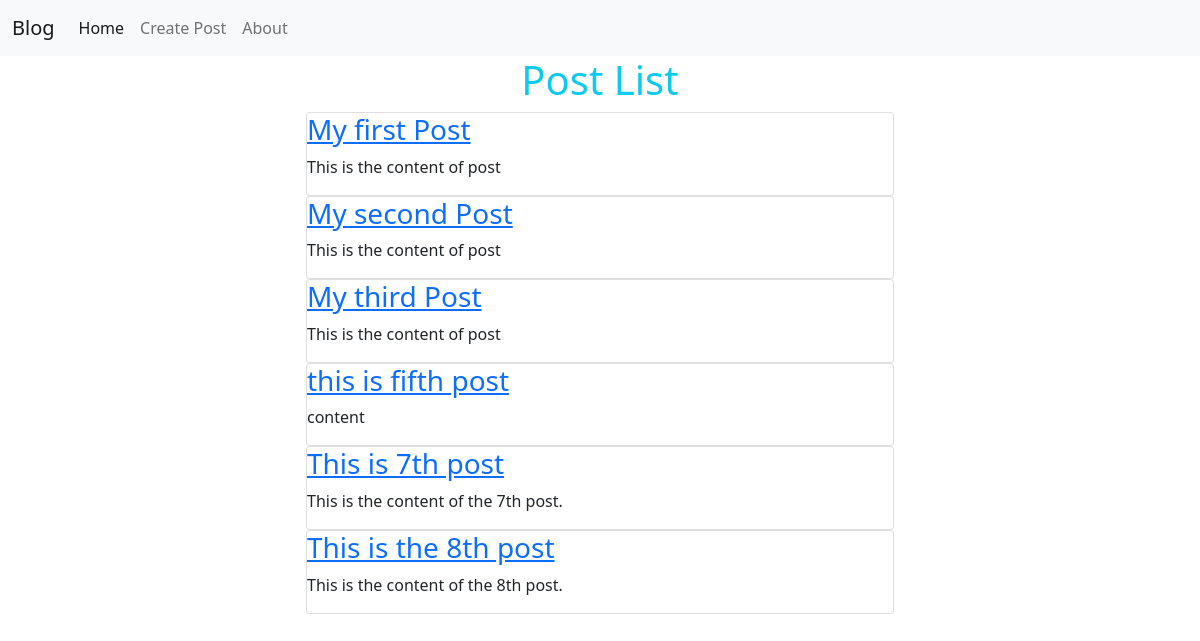
Before: / with the older database file.
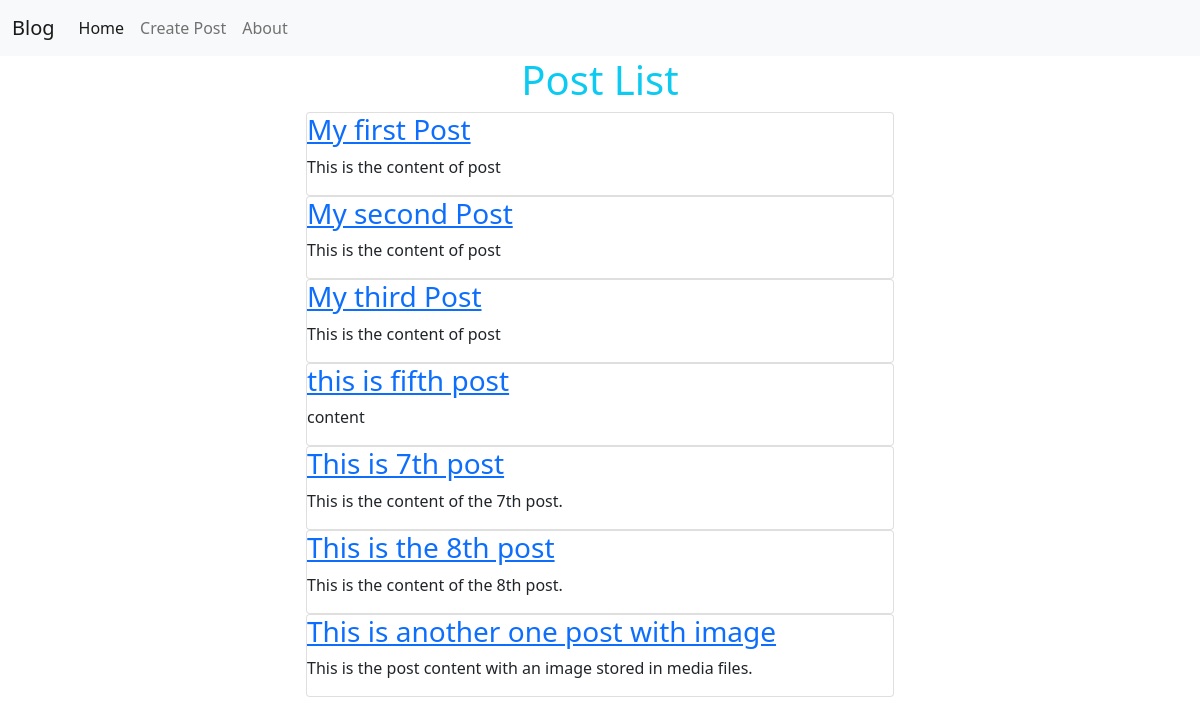
After: the same page with the newer database file.
### post/models.py (models this page shows, shortened)
class Post(models.Model):
    title = models.CharField(max_length=50)
    content = models.TextField()
    image = models.ImageField(upload_to="post", null=True)
    created_at = models.DateTimeField(auto_now_add=True)
    updated_at = models.DateTimeField(auto_now=True)

### post/views.py (the view)
# urls.py: path("", post_list, name="post-list"),
def post_list(request):
    posts = Post.objects.all()
    return render(
        request,
        "post/list.html",
        context={
            "posts": posts,
        },
    )

### templates/post/list.html (shortened to what this page needs)
{% extends "layout/base.html" %}
{% load static %}
{% block content %}
    <div class="row">
        <div class="col-6 offset-3">
            <h1 class="text-center text-info">Post List</h1>
            {% for post in posts %}
                <div class="card">
                    <a href="{% url 'post-detail' post.id %}">
                        <h3 class="card-title">{{ post.title }}</h3>
                    </a>
                    <p class="card-content">{{ post.content }}</p>
                </div>
            {% endfor %}
        </div>
    </div>
{% endblock content %}

### templates/layout/base.html (shortened to what this page needs)
{% load static %}
<!DOCTYPE html>
<html lang="en">
<head>
    <link rel="stylesheet"
        href="{% static "css/bootstrap.min.css" %}">
</head>
<body>
    {% include "layout/navbar.html" %}
    <main>
        {% block content %}{% endblock content %}
    </main>
</body>
</html>

### templates/layout/navbar.html (shortened to what this page needs)
<nav class="navbar navbar-expand-lg navbar-light bg-light">
    <div class="container-fluid">
      <a class="navbar-brand" href="{% url 'post-list' %}">Blog</a>
      <div class="collapse navbar-collapse" id="navbarNav">
        <ul class="navbar-nav">
          <li class="nav-item">
            <a class="nav-link active" aria-current="page" href="{% url 'post-list' %}">Home</a>
          </li>
          <li class="nav-item">
            <a class="nav-link" href="{% url 'post-create' %}">Create Post</a>
          </li>
          <li class="nav-item">
            <a class="nav-link" href="#">About</a>
          </li>
        </ul>
      </div>
    </div>
</nav>

Changed rows visible on the page:
added Post: title "This is another one post with image", content "This is the post content with an image stored in media files."
